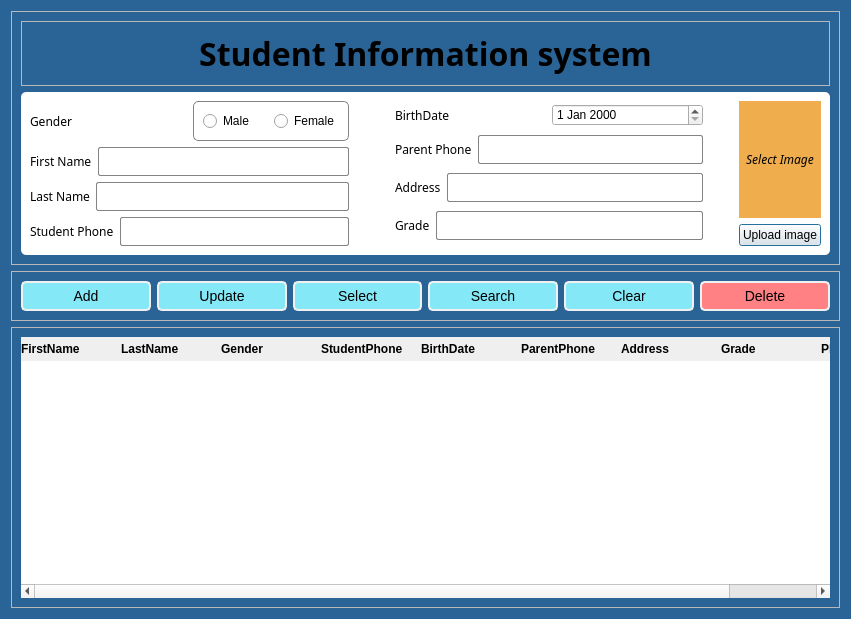
<?xml version="1.0" encoding="UTF-8"?>
<ui version="4.0">
 <class>RegisterScreen</class>
 <widget class="QDialog" name="RegisterScreen">
  <property name="geometry">
   <rect>
    <x>0</x>
    <y>0</y>
    <width>851</width>
    <height>619</height>
   </rect>
  </property>
  <property name="windowTitle">
   <string>Dialog</string>
  </property>
  <property name="styleSheet">
   <string notr="true">#RegisterScreen{
background-color: #2a6496;
}</string>
  </property>
  <layout class="QGridLayout" name="gridLayout_9">
   <item row="0" column="0">
    <widget class="QFrame" name="frame_2">
     <property name="frameShape">
      <enum>QFrame::Shape::StyledPanel</enum>
     </property>
     <property name="frameShadow">
      <enum>QFrame::Shadow::Raised</enum>
     </property>
     <layout class="QGridLayout" name="gridLayout_7">
      <item row="0" column="0">
       <layout class="QGridLayout" name="gridLayout_8">
        <item row="0" column="0">
         <widget class="QFrame" name="frame">
          <property name="frameShape">
           <enum>QFrame::Shape::StyledPanel</enum>
          </property>
          <property name="frameShadow">
           <enum>QFrame::Shadow::Raised</enum>
          </property>
          <layout class="QGridLayout" name="gridLayout_5">
           <item row="0" column="0">
            <widget class="QLabel" name="title_label">
             <property name="font">
              <font>
               <family>Script MT Bold</family>
               <pointsize>24</pointsize>
               <bold>true</bold>
              </font>
             </property>
             <property name="text">
              <string>Student Information system</string>
             </property>
             <property name="alignment">
              <set>Qt::AlignmentFlag::AlignCenter</set>
             </property>
            </widget>
           </item>
          </layout>
         </widget>
        </item>
       </layout>
      </item>
      <item row="1" column="0">
       <widget class="QFrame" name="info_frame">
        <property name="styleSheet">
         <string notr="true">/* Style the info_frame element */
#info_frame {
    background-color: #fff;
    border: none;
    border-radius: 5px;
}

#info_frame #radioframe{
     border: 1px solid #838383;
     border-radius: 5px;
}

#info_frame #Imagelabel{
background-color: #f0ad4e;
}
/* Style for labels, input fields, and combo boxes inside &quot;info_frame&quot; */
#info_frame QLabel,
#info_frame QLineEdit,
#info_frame QComboBox,
QHeaderView::section {
    font-family: Segoe UI Semibold;
    font-size: 12px;
}

/* Style for input fields and combo boxes inside info_frame */
#info_frame QLineEdit,
#info_frame QComboBox {
    padding: 4px 5px; /* Corrected padding */
    border: 1px solid #838383;
    border-radius: 2px;
}

/* Focus style for input fields and combo boxes inside info_frame */
#info_frame QLineEdit:focus,
#info_frame QComboBox:focus {
    border-color: #0055ff;
}

</string>
        </property>
        <property name="frameShape">
         <enum>QFrame::Shape::StyledPanel</enum>
        </property>
        <property name="frameShadow">
         <enum>QFrame::Shadow::Raised</enum>
        </property>
        <layout class="QGridLayout" name="gridLayout_6">
         <item row="0" column="2">
          <layout class="QVBoxLayout" name="verticalLayout">
           <item>
            <widget class="QLabel" name="Imagelabel">
             <property name="sizePolicy">
              <sizepolicy hsizetype="Ignored" vsizetype="Ignored">
               <horstretch>10</horstretch>
               <verstretch>0</verstretch>
              </sizepolicy>
             </property>
             <property name="font">
              <font>
               <family>Segoe UI Semibold</family>
               <pointsize>-1</pointsize>
               <italic>true</italic>
              </font>
             </property>
             <property name="text">
              <string>Select Image</string>
             </property>
             <property name="scaledContents">
              <bool>true</bool>
             </property>
             <property name="alignment">
              <set>Qt::AlignmentFlag::AlignCenter</set>
             </property>
            </widget>
           </item>
           <item>
            <widget class="QPushButton" name="uploadButton">
             <property name="text">
              <string>Upload image</string>
             </property>
            </widget>
           </item>
          </layout>
         </item>
         <item row="0" column="0">
          <layout class="QGridLayout" name="gridLayout">
           <property name="rightMargin">
            <number>30</number>
           </property>
           <item row="0" column="0">
            <layout class="QHBoxLayout" name="horizontalLayout_4">
             <item>
              <widget class="QLabel" name="label_2">
               <property name="text">
                <string>Gender</string>
               </property>
              </widget>
             </item>
             <item>
              <widget class="QFrame" name="radioframe">
               <property name="frameShape">
                <enum>QFrame::Shape::StyledPanel</enum>
               </property>
               <property name="frameShadow">
                <enum>QFrame::Shadow::Raised</enum>
               </property>
               <layout class="QHBoxLayout" name="horizontalLayout_2">
                <item>
                 <layout class="QHBoxLayout" name="horizontalLayout">
                  <item>
                   <widget class="QRadioButton" name="maleradioButton">
                    <property name="text">
                     <string>Male</string>
                    </property>
                   </widget>
                  </item>
                  <item>
                   <widget class="QRadioButton" name="femaleradioButton">
                    <property name="text">
                     <string>Female</string>
                    </property>
                   </widget>
                  </item>
                 </layout>
                </item>
               </layout>
              </widget>
             </item>
            </layout>
           </item>
           <item row="1" column="0">
            <layout class="QHBoxLayout" name="horizontalLayout_5">
             <item>
              <widget class="QLabel" name="label_3">
               <property name="text">
                <string>First Name</string>
               </property>
              </widget>
             </item>
             <item>
              <widget class="QLineEdit" name="FirstnameLIneEdit"/>
             </item>
            </layout>
           </item>
           <item row="2" column="0">
            <layout class="QHBoxLayout" name="horizontalLayout_6">
             <item>
              <widget class="QLabel" name="label_4">
               <property name="text">
                <string>Last Name</string>
               </property>
              </widget>
             </item>
             <item>
              <widget class="QLineEdit" name="LastNameLineEdit"/>
             </item>
            </layout>
           </item>
           <item row="3" column="0">
            <layout class="QHBoxLayout" name="horizontalLayout_7">
             <item>
              <widget class="QLabel" name="label_10">
               <property name="text">
                <string>Student Phone</string>
               </property>
              </widget>
             </item>
             <item>
              <widget class="QLineEdit" name="studentLineEdit"/>
             </item>
            </layout>
           </item>
          </layout>
         </item>
         <item row="0" column="1">
          <layout class="QGridLayout" name="gridLayout_2">
           <property name="leftMargin">
            <number>10</number>
           </property>
           <property name="rightMargin">
            <number>30</number>
           </property>
           <item row="3" column="0">
            <layout class="QHBoxLayout" name="horizontalLayout_11">
             <item>
              <widget class="QLabel" name="label_9">
               <property name="text">
                <string>Grade</string>
               </property>
              </widget>
             </item>
             <item>
              <widget class="QLineEdit" name="gradeLineEdit"/>
             </item>
            </layout>
           </item>
           <item row="2" column="0">
            <layout class="QHBoxLayout" name="horizontalLayout_10">
             <item>
              <widget class="QLabel" name="label_7">
               <property name="text">
                <string>Address</string>
               </property>
              </widget>
             </item>
             <item>
              <widget class="QLineEdit" name="addressLineEdit"/>
             </item>
            </layout>
           </item>
           <item row="1" column="0">
            <layout class="QHBoxLayout" name="horizontalLayout_9">
             <item>
              <widget class="QLabel" name="label_6">
               <property name="text">
                <string>Parent Phone</string>
               </property>
              </widget>
             </item>
             <item>
              <widget class="QLineEdit" name="parentLineEdit"/>
             </item>
            </layout>
           </item>
           <item row="0" column="0">
            <layout class="QHBoxLayout" name="horizontalLayout_8">
             <item>
              <widget class="QLabel" name="label">
               <property name="text">
                <string>BirthDate</string>
               </property>
              </widget>
             </item>
             <item>
              <widget class="QDateEdit" name="dateEdit"/>
             </item>
            </layout>
           </item>
          </layout>
         </item>
        </layout>
       </widget>
      </item>
     </layout>
    </widget>
   </item>
   <item row="1" column="0">
    <widget class="QFrame" name="function_frame">
     <property name="styleSheet">
      <string notr="true">/* Style for function_frame QPushButton */
#function_frame QPushButton {
    font-size: 14px;
    padding: 5px 10px;
    border: 2px solid #f0f0f0;
    border-radius: 5px;
    background-color: #84e8f7;
}

/*Style delete btn*/

#function_frame #delete_btn{
background-color: #ff8183;
}

/*Hover Style for buttons insided the function_frame*/
#function_frame QPushButton:hover{
border-color: #4c96f7;
font-size: 15px;
}</string>
     </property>
     <property name="frameShape">
      <enum>QFrame::Shape::StyledPanel</enum>
     </property>
     <property name="frameShadow">
      <enum>QFrame::Shadow::Raised</enum>
     </property>
     <layout class="QGridLayout" name="gridLayout_3">
      <item row="0" column="0">
       <widget class="QPushButton" name="add_btn">
        <property name="toolTipDuration">
         <number>-114</number>
        </property>
        <property name="text">
         <string>Add</string>
        </property>
        <property name="icon">
         <iconset>
          <normaloff>add_icon.svg</normaloff>add_icon.svg</iconset>
        </property>
       </widget>
      </item>
      <item row="0" column="1">
       <widget class="QPushButton" name="upd_btn">
        <property name="text">
         <string>Update</string>
        </property>
        <property name="icon">
         <iconset>
          <normaloff>update_icon.svg</normaloff>update_icon.svg</iconset>
        </property>
        <property name="iconSize">
         <size>
          <width>20</width>
          <height>20</height>
         </size>
        </property>
       </widget>
      </item>
      <item row="0" column="2">
       <widget class="QPushButton" name="select_btn">
        <property name="text">
         <string>Select</string>
        </property>
        <property name="icon">
         <iconset>
          <normaloff>select_Icon.svg</normaloff>select_Icon.svg</iconset>
        </property>
        <property name="iconSize">
         <size>
          <width>20</width>
          <height>20</height>
         </size>
        </property>
       </widget>
      </item>
      <item row="0" column="3">
       <widget class="QPushButton" name="search_btn">
        <property name="text">
         <string>Search</string>
        </property>
        <property name="icon">
         <iconset>
          <normaloff>search_Icon.svg</normaloff>search_Icon.svg</iconset>
        </property>
        <property name="iconSize">
         <size>
          <width>20</width>
          <height>20</height>
         </size>
        </property>
       </widget>
      </item>
      <item row="0" column="4">
       <widget class="QPushButton" name="clear_btn">
        <property name="text">
         <string>Clear</string>
        </property>
        <property name="icon">
         <iconset>
          <normaloff>clear_Icon.svg</normaloff>clear_Icon.svg</iconset>
        </property>
        <property name="iconSize">
         <size>
          <width>20</width>
          <height>20</height>
         </size>
        </property>
       </widget>
      </item>
      <item row="0" column="5">
       <widget class="QPushButton" name="delete_btn">
        <property name="text">
         <string>Delete</string>
        </property>
        <property name="icon">
         <iconset>
          <normaloff>delete_Icons.svg</normaloff>delete_Icons.svg</iconset>
        </property>
        <property name="iconSize">
         <size>
          <width>20</width>
          <height>20</height>
         </size>
        </property>
       </widget>
      </item>
     </layout>
    </widget>
   </item>
   <item row="2" column="0">
    <widget class="QFrame" name="frame_3">
     <property name="styleSheet">
      <string notr="true">QHeaderView::section{
border:none;
padding: 3px,3px;
text-align:left;
}

QTableWidget::Item{
color:#000;
padding-left: 7px;
}</string>
     </property>
     <property name="frameShape">
      <enum>QFrame::Shape::StyledPanel</enum>
     </property>
     <property name="frameShadow">
      <enum>QFrame::Shadow::Raised</enum>
     </property>
     <layout class="QGridLayout" name="gridLayout_4">
      <item row="0" column="0">
       <widget class="QTableWidget" name="datatableWidget">
        <property name="styleSheet">
         <string notr="true">#datatableWidget {
    background-color: #fff;
    border: none;
    border-radius: 10px;
}</string>
        </property>
        <property name="showGrid">
         <bool>true</bool>
        </property>
        <property name="gridStyle">
         <enum>Qt::PenStyle::SolidLine</enum>
        </property>
        <attribute name="horizontalHeaderCascadingSectionResizes">
         <bool>false</bool>
        </attribute>
        <attribute name="horizontalHeaderMinimumSectionSize">
         <number>35</number>
        </attribute>
        <attribute name="horizontalHeaderDefaultSectionSize">
         <number>100</number>
        </attribute>
        <attribute name="horizontalHeaderShowSortIndicator" stdset="0">
         <bool>false</bool>
        </attribute>
        <attribute name="verticalHeaderCascadingSectionResizes">
         <bool>false</bool>
        </attribute>
        <attribute name="verticalHeaderDefaultSectionSize">
         <number>30</number>
        </attribute>
        <column>
         <property name="text">
          <string>FirstName</string>
         </property>
         <property name="font">
          <font>
           <bold>true</bold>
          </font>
         </property>
         <property name="textAlignment">
          <set>AlignLeading|AlignVCenter</set>
         </property>
        </column>
        <column>
         <property name="text">
          <string>LastName</string>
         </property>
         <property name="font">
          <font>
           <bold>true</bold>
          </font>
         </property>
         <property name="textAlignment">
          <set>AlignLeading|AlignVCenter</set>
         </property>
        </column>
        <column>
         <property name="text">
          <string>Gender</string>
         </property>
         <property name="font">
          <font>
           <bold>true</bold>
          </font>
         </property>
         <property name="textAlignment">
          <set>AlignLeading|AlignVCenter</set>
         </property>
        </column>
        <column>
         <property name="text">
          <string>StudentPhone</string>
         </property>
         <property name="font">
          <font>
           <bold>true</bold>
          </font>
         </property>
         <property name="textAlignment">
          <set>AlignLeading|AlignVCenter</set>
         </property>
        </column>
        <column>
         <property name="text">
          <string>BirthDate</string>
         </property>
         <property name="font">
          <font>
           <bold>true</bold>
          </font>
         </property>
         <property name="textAlignment">
          <set>AlignLeading|AlignVCenter</set>
         </property>
        </column>
        <column>
         <property name="text">
          <string>ParentPhone</string>
         </property>
         <property name="font">
          <font>
           <bold>true</bold>
          </font>
         </property>
         <property name="textAlignment">
          <set>AlignLeading|AlignVCenter</set>
         </property>
        </column>
        <column>
         <property name="text">
          <string>Address</string>
         </property>
         <property name="font">
          <font>
           <bold>true</bold>
          </font>
         </property>
         <property name="textAlignment">
          <set>AlignLeading|AlignVCenter</set>
         </property>
        </column>
        <column>
         <property name="text">
          <string>Grade</string>
         </property>
         <property name="font">
          <font>
           <bold>true</bold>
          </font>
         </property>
         <property name="textAlignment">
          <set>AlignLeading|AlignVCenter</set>
         </property>
        </column>
        <column>
         <property name="text">
          <string>Photo</string>
         </property>
         <property name="font">
          <font>
           <bold>true</bold>
          </font>
         </property>
         <property name="textAlignment">
          <set>AlignLeading|AlignVCenter</set>
         </property>
        </column>
       </widget>
      </item>
     </layout>
    </widget>
   </item>
  </layout>
 </widget>
 <resources/>
 <connections/>
</ui>
